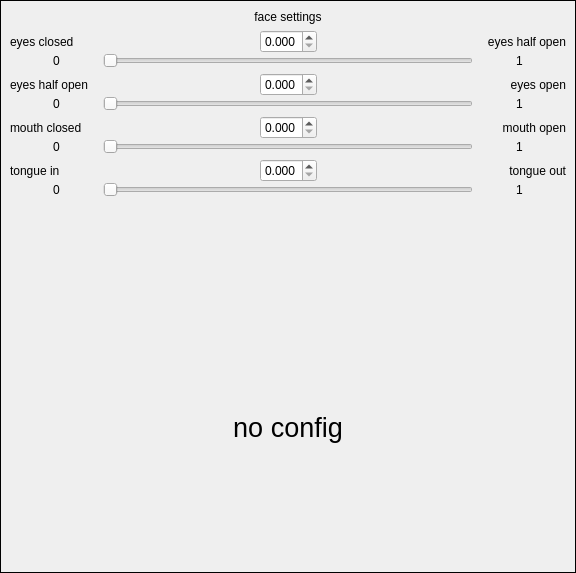
<?xml version="1.0" encoding="UTF-8"?>
<ui version="4.0">
 <class>FaceSettingsWidget</class>
 <widget class="QWidget" name="FaceSettingsWidget">
  <property name="geometry">
   <rect>
    <x>0</x>
    <y>0</y>
    <width>576</width>
    <height>573</height>
   </rect>
  </property>
  <property name="windowTitle">
   <string>Form</string>
  </property>
  <layout class="QVBoxLayout" name="verticalLayout">
   <property name="spacing">
    <number>0</number>
   </property>
   <property name="leftMargin">
    <number>0</number>
   </property>
   <property name="topMargin">
    <number>0</number>
   </property>
   <property name="rightMargin">
    <number>0</number>
   </property>
   <property name="bottomMargin">
    <number>0</number>
   </property>
   <item>
    <widget class="QFrame" name="faceSetingsFrame">
     <property name="frameShape">
      <enum>QFrame::Box</enum>
     </property>
     <property name="frameShadow">
      <enum>QFrame::Plain</enum>
     </property>
     <layout class="QVBoxLayout" name="verticalLayout_4">
      <property name="bottomMargin">
       <number>12</number>
      </property>
      <item>
       <widget class="QLabel" name="titleLabel">
        <property name="text">
         <string>face settings</string>
        </property>
        <property name="alignment">
         <set>Qt::AlignCenter</set>
        </property>
        <property name="margin">
         <number>10</number>
        </property>
       </widget>
      </item>
      <item>
       <widget class="QScrollArea" name="faceSettingsScrollArea">
        <property name="frameShape">
         <enum>QFrame::NoFrame</enum>
        </property>
        <property name="frameShadow">
         <enum>QFrame::Plain</enum>
        </property>
        <property name="widgetResizable">
         <bool>true</bool>
        </property>
        <property name="alignment">
         <set>Qt::AlignCenter</set>
        </property>
        <widget class="QWidget" name="faceSettingsScrollAreaWidgetContents">
         <property name="geometry">
          <rect>
           <x>0</x>
           <y>0</y>
           <width>550</width>
           <height>503</height>
          </rect>
         </property>
         <layout class="QVBoxLayout" name="verticalLayout_2">
          <property name="spacing">
           <number>0</number>
          </property>
          <property name="leftMargin">
           <number>0</number>
          </property>
          <property name="topMargin">
           <number>0</number>
          </property>
          <property name="rightMargin">
           <number>0</number>
          </property>
          <property name="bottomMargin">
           <number>0</number>
          </property>
          <item>
           <widget class="QWidget" name="faceConfigWidget" native="true">
            <layout class="QVBoxLayout" name="verticalLayout_3">
             <property name="spacing">
              <number>0</number>
             </property>
             <property name="leftMargin">
              <number>0</number>
             </property>
             <property name="topMargin">
              <number>0</number>
             </property>
             <property name="rightMargin">
              <number>0</number>
             </property>
             <property name="bottomMargin">
              <number>0</number>
             </property>
             <item>
              <layout class="QHBoxLayout" name="horizontalLayout_12" stretch="1,1,1">
               <item>
                <widget class="QLabel" name="eyesClosedControlLabel">
                 <property name="text">
                  <string>eyes closed</string>
                 </property>
                 <property name="alignment">
                  <set>Qt::AlignLeading|Qt::AlignLeft|Qt::AlignVCenter</set>
                 </property>
                </widget>
               </item>
               <item>
                <widget class="QDoubleSpinBox" name="eyesHalfOpenSpinBox">
                 <property name="sizePolicy">
                  <sizepolicy hsizetype="Fixed" vsizetype="Fixed">
                   <horstretch>0</horstretch>
                   <verstretch>0</verstretch>
                  </sizepolicy>
                 </property>
                 <property name="decimals">
                  <number>3</number>
                 </property>
                 <property name="maximum">
                  <double>1.000000000000000</double>
                 </property>
                 <property name="singleStep">
                  <double>0.001000000000000</double>
                 </property>
                </widget>
               </item>
               <item>
                <widget class="QLabel" name="eyesHalfOpenControlLabel">
                 <property name="text">
                  <string>eyes half open</string>
                 </property>
                 <property name="alignment">
                  <set>Qt::AlignRight|Qt::AlignTrailing|Qt::AlignVCenter</set>
                 </property>
                </widget>
               </item>
              </layout>
             </item>
             <item>
              <layout class="QHBoxLayout" name="horizontalLayout_16" stretch="2,8,2">
               <property name="topMargin">
                <number>0</number>
               </property>
               <item>
                <widget class="QLabel" name="eyesHalfOpenMinLabel">
                 <property name="text">
                  <string>0</string>
                 </property>
                 <property name="alignment">
                  <set>Qt::AlignCenter</set>
                 </property>
                </widget>
               </item>
               <item>
                <widget class="QSlider" name="eyesHalfOpenSlider">
                 <property name="maximum">
                  <number>1000</number>
                 </property>
                 <property name="orientation">
                  <enum>Qt::Horizontal</enum>
                 </property>
                </widget>
               </item>
               <item>
                <widget class="QLabel" name="eyesHalfOpenMaxLabel">
                 <property name="text">
                  <string>1</string>
                 </property>
                 <property name="alignment">
                  <set>Qt::AlignCenter</set>
                 </property>
                </widget>
               </item>
              </layout>
             </item>
             <item>
              <spacer name="verticalSpacer_3">
               <property name="orientation">
                <enum>Qt::Vertical</enum>
               </property>
               <property name="sizeType">
                <enum>QSizePolicy::Fixed</enum>
               </property>
               <property name="sizeHint" stdset="0">
                <size>
                 <width>20</width>
                 <height>5</height>
                </size>
               </property>
              </spacer>
             </item>
             <item>
              <layout class="QHBoxLayout" name="horizontalLayout_13" stretch="1,1,1">
               <property name="topMargin">
                <number>0</number>
               </property>
               <item>
                <widget class="QLabel" name="eyesHalfOpen2ControlLabel">
                 <property name="text">
                  <string>eyes half open</string>
                 </property>
                 <property name="alignment">
                  <set>Qt::AlignLeading|Qt::AlignLeft|Qt::AlignVCenter</set>
                 </property>
                </widget>
               </item>
               <item>
                <widget class="QDoubleSpinBox" name="eyesOpenSpinBox">
                 <property name="sizePolicy">
                  <sizepolicy hsizetype="Fixed" vsizetype="Fixed">
                   <horstretch>0</horstretch>
                   <verstretch>0</verstretch>
                  </sizepolicy>
                 </property>
                 <property name="decimals">
                  <number>3</number>
                 </property>
                 <property name="maximum">
                  <double>1.000000000000000</double>
                 </property>
                 <property name="singleStep">
                  <double>0.001000000000000</double>
                 </property>
                </widget>
               </item>
               <item>
                <widget class="QLabel" name="eyesOpenControlLabel">
                 <property name="text">
                  <string>eyes open</string>
                 </property>
                 <property name="alignment">
                  <set>Qt::AlignRight|Qt::AlignTrailing|Qt::AlignVCenter</set>
                 </property>
                </widget>
               </item>
              </layout>
             </item>
             <item>
              <layout class="QHBoxLayout" name="horizontalLayout_17" stretch="2,8,2">
               <property name="topMargin">
                <number>0</number>
               </property>
               <item>
                <widget class="QLabel" name="eyesOpenMinLabel">
                 <property name="text">
                  <string>0</string>
                 </property>
                 <property name="alignment">
                  <set>Qt::AlignCenter</set>
                 </property>
                </widget>
               </item>
               <item>
                <widget class="QSlider" name="eyesOpenSlider">
                 <property name="maximum">
                  <number>1000</number>
                 </property>
                 <property name="orientation">
                  <enum>Qt::Horizontal</enum>
                 </property>
                </widget>
               </item>
               <item>
                <widget class="QLabel" name="eyesOpenMaxLabel">
                 <property name="text">
                  <string>1</string>
                 </property>
                 <property name="alignment">
                  <set>Qt::AlignCenter</set>
                 </property>
                </widget>
               </item>
              </layout>
             </item>
             <item>
              <spacer name="verticalSpacer_4">
               <property name="orientation">
                <enum>Qt::Vertical</enum>
               </property>
               <property name="sizeType">
                <enum>QSizePolicy::Fixed</enum>
               </property>
               <property name="sizeHint" stdset="0">
                <size>
                 <width>20</width>
                 <height>5</height>
                </size>
               </property>
              </spacer>
             </item>
             <item>
              <layout class="QHBoxLayout" name="horizontalLayout_14" stretch="2,8,2">
               <item>
                <widget class="QLabel" name="mouthClosedControlLabel">
                 <property name="text">
                  <string>mouth closed</string>
                 </property>
                 <property name="alignment">
                  <set>Qt::AlignLeading|Qt::AlignLeft|Qt::AlignVCenter</set>
                 </property>
                </widget>
               </item>
               <item>
                <widget class="QDoubleSpinBox" name="mouthOpenSpinBox">
                 <property name="sizePolicy">
                  <sizepolicy hsizetype="Fixed" vsizetype="Fixed">
                   <horstretch>0</horstretch>
                   <verstretch>0</verstretch>
                  </sizepolicy>
                 </property>
                 <property name="decimals">
                  <number>3</number>
                 </property>
                 <property name="maximum">
                  <double>1.000000000000000</double>
                 </property>
                 <property name="singleStep">
                  <double>0.001000000000000</double>
                 </property>
                </widget>
               </item>
               <item>
                <widget class="QLabel" name="mouthOpenControlLabel">
                 <property name="text">
                  <string>mouth open</string>
                 </property>
                 <property name="alignment">
                  <set>Qt::AlignRight|Qt::AlignTrailing|Qt::AlignVCenter</set>
                 </property>
                </widget>
               </item>
              </layout>
             </item>
             <item>
              <layout class="QHBoxLayout" name="horizontalLayout_11" stretch="2,8,2">
               <property name="topMargin">
                <number>0</number>
               </property>
               <item>
                <widget class="QLabel" name="label_2">
                 <property name="text">
                  <string>0</string>
                 </property>
                 <property name="alignment">
                  <set>Qt::AlignCenter</set>
                 </property>
                </widget>
               </item>
               <item>
                <widget class="QSlider" name="mouthOpenSlider">
                 <property name="maximum">
                  <number>1000</number>
                 </property>
                 <property name="orientation">
                  <enum>Qt::Horizontal</enum>
                 </property>
                </widget>
               </item>
               <item>
                <widget class="QLabel" name="label_3">
                 <property name="text">
                  <string>1</string>
                 </property>
                 <property name="alignment">
                  <set>Qt::AlignCenter</set>
                 </property>
                </widget>
               </item>
              </layout>
             </item>
             <item>
              <spacer name="verticalSpacer_5">
               <property name="orientation">
                <enum>Qt::Vertical</enum>
               </property>
               <property name="sizeType">
                <enum>QSizePolicy::Fixed</enum>
               </property>
               <property name="sizeHint" stdset="0">
                <size>
                 <width>20</width>
                 <height>5</height>
                </size>
               </property>
              </spacer>
             </item>
             <item>
              <layout class="QHBoxLayout" name="horizontalLayout_15" stretch="1,1,1">
               <item>
                <widget class="QLabel" name="tongueInControlLabel">
                 <property name="text">
                  <string>tongue in</string>
                 </property>
                </widget>
               </item>
               <item>
                <widget class="QDoubleSpinBox" name="tongueOutSpinBox">
                 <property name="sizePolicy">
                  <sizepolicy hsizetype="Fixed" vsizetype="Fixed">
                   <horstretch>0</horstretch>
                   <verstretch>0</verstretch>
                  </sizepolicy>
                 </property>
                 <property name="decimals">
                  <number>3</number>
                 </property>
                 <property name="maximum">
                  <double>1.000000000000000</double>
                 </property>
                 <property name="singleStep">
                  <double>0.001000000000000</double>
                 </property>
                </widget>
               </item>
               <item>
                <widget class="QLabel" name="tongueOutControlLabel">
                 <property name="text">
                  <string>tongue out</string>
                 </property>
                 <property name="alignment">
                  <set>Qt::AlignRight|Qt::AlignTrailing|Qt::AlignVCenter</set>
                 </property>
                </widget>
               </item>
              </layout>
             </item>
             <item>
              <layout class="QHBoxLayout" name="horizontalLayout_19" stretch="2,8,2">
               <property name="topMargin">
                <number>0</number>
               </property>
               <item>
                <widget class="QLabel" name="label_7">
                 <property name="text">
                  <string>0</string>
                 </property>
                 <property name="alignment">
                  <set>Qt::AlignCenter</set>
                 </property>
                </widget>
               </item>
               <item>
                <widget class="QSlider" name="tongueOutSlider">
                 <property name="maximum">
                  <number>1000</number>
                 </property>
                 <property name="orientation">
                  <enum>Qt::Horizontal</enum>
                 </property>
                </widget>
               </item>
               <item>
                <widget class="QLabel" name="label_8">
                 <property name="text">
                  <string>1</string>
                 </property>
                 <property name="alignment">
                  <set>Qt::AlignCenter</set>
                 </property>
                </widget>
               </item>
              </layout>
             </item>
             <item>
              <spacer name="verticalSpacer_2">
               <property name="orientation">
                <enum>Qt::Vertical</enum>
               </property>
               <property name="sizeType">
                <enum>QSizePolicy::MinimumExpanding</enum>
               </property>
               <property name="sizeHint" stdset="0">
                <size>
                 <width>20</width>
                 <height>5</height>
                </size>
               </property>
              </spacer>
             </item>
            </layout>
           </widget>
          </item>
          <item>
           <widget class="QLabel" name="noConfigLabel">
            <property name="sizePolicy">
             <sizepolicy hsizetype="Preferred" vsizetype="MinimumExpanding">
              <horstretch>0</horstretch>
              <verstretch>0</verstretch>
             </sizepolicy>
            </property>
            <property name="font">
             <font>
              <pointsize>20</pointsize>
             </font>
            </property>
            <property name="text">
             <string>no config</string>
            </property>
            <property name="alignment">
             <set>Qt::AlignCenter</set>
            </property>
           </widget>
          </item>
         </layout>
        </widget>
       </widget>
      </item>
     </layout>
    </widget>
   </item>
  </layout>
 </widget>
 <resources/>
 <connections/>
</ui>
